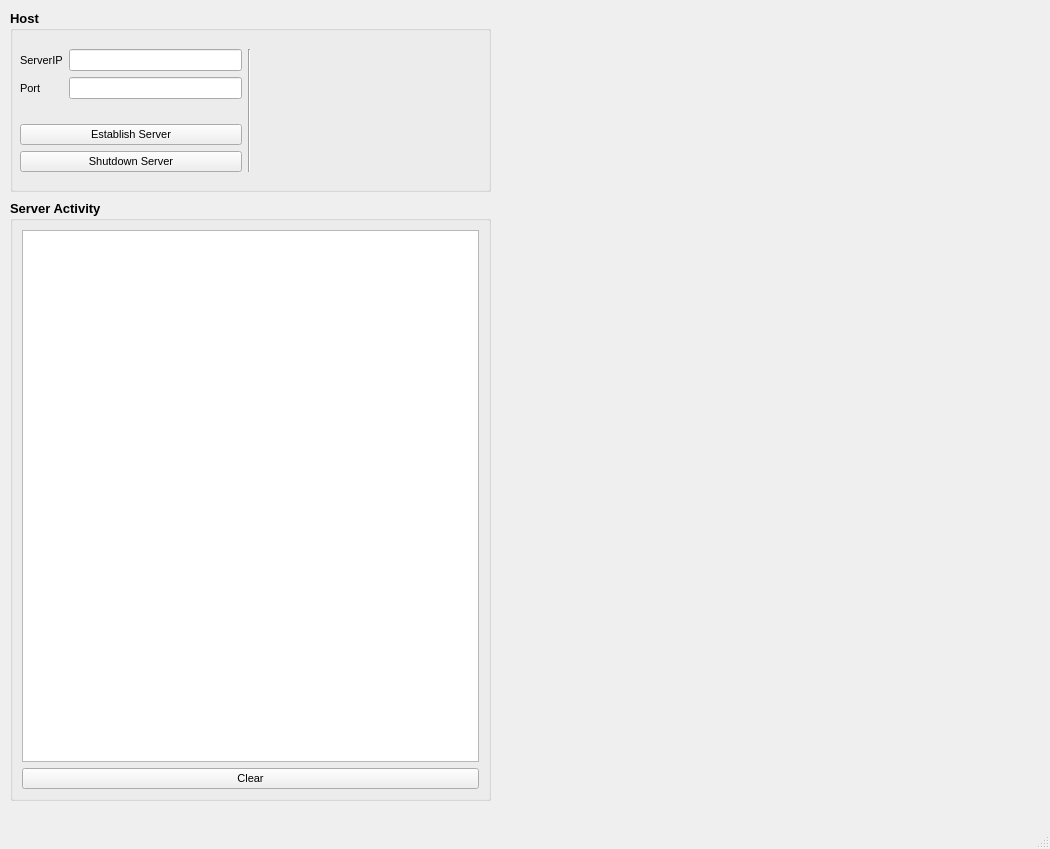
<?xml version="1.0" encoding="UTF-8"?>
<ui version="4.0">
 <class>MainWindow</class>
 <widget class="QMainWindow" name="MainWindow">
  <property name="geometry">
   <rect>
    <x>0</x>
    <y>0</y>
    <width>1050</width>
    <height>849</height>
   </rect>
  </property>
  <property name="windowTitle">
   <string>pyChat Server</string>
  </property>
  <property name="styleSheet">
   <string notr="true"/>
  </property>
  <property name="tabShape">
   <enum>QTabWidget::Rounded</enum>
  </property>
  <widget class="QWidget" name="centralwidget">
   <widget class="QGroupBox" name="host_groupBox">
    <property name="geometry">
     <rect>
      <x>10</x>
      <y>10</y>
      <width>481</width>
      <height>182</height>
     </rect>
    </property>
    <property name="font">
     <font>
      <pointsize>10</pointsize>
      <weight>75</weight>
      <italic>false</italic>
      <bold>true</bold>
     </font>
    </property>
    <property name="styleSheet">
     <string notr="true"/>
    </property>
    <property name="title">
     <string>Host</string>
    </property>
    <widget class="QWidget" name="layoutWidget">
     <property name="geometry">
      <rect>
       <x>10</x>
       <y>20</y>
       <width>231</width>
       <height>161</height>
      </rect>
     </property>
     <layout class="QGridLayout" name="gridLayout_4">
      <item row="0" column="0">
       <layout class="QGridLayout" name="gridLayout_2">
        <item row="1" column="0">
         <widget class="QLabel" name="port_label">
          <property name="font">
           <font>
            <pointsize>8</pointsize>
            <weight>50</weight>
            <italic>false</italic>
            <bold>false</bold>
           </font>
          </property>
          <property name="text">
           <string>Port</string>
          </property>
         </widget>
        </item>
        <item row="0" column="2">
         <widget class="QLineEdit" name="port_lineEdit">
          <property name="font">
           <font>
            <pointsize>8</pointsize>
            <weight>50</weight>
            <bold>false</bold>
           </font>
          </property>
         </widget>
        </item>
        <item row="0" column="0">
         <widget class="QLabel" name="serverIP_label">
          <property name="font">
           <font>
            <pointsize>8</pointsize>
            <weight>50</weight>
            <italic>false</italic>
            <bold>false</bold>
           </font>
          </property>
          <property name="text">
           <string>ServerIP</string>
          </property>
         </widget>
        </item>
        <item row="1" column="2">
         <widget class="QLineEdit" name="serverIP_lineEdit">
          <property name="font">
           <font>
            <pointsize>8</pointsize>
            <weight>50</weight>
            <bold>false</bold>
           </font>
          </property>
         </widget>
        </item>
       </layout>
      </item>
      <item row="0" column="1" rowspan="2">
       <widget class="Line" name="line">
        <property name="orientation">
         <enum>Qt::Vertical</enum>
        </property>
       </widget>
      </item>
      <item row="1" column="0">
       <layout class="QGridLayout" name="gridLayout_3">
        <item row="2" column="0">
         <widget class="QPushButton" name="shutdownServer_pushButton">
          <property name="font">
           <font>
            <pointsize>8</pointsize>
            <weight>50</weight>
            <italic>false</italic>
            <bold>false</bold>
           </font>
          </property>
          <property name="text">
           <string>Shutdown Server</string>
          </property>
         </widget>
        </item>
        <item row="1" column="0">
         <widget class="QPushButton" name="establishServer_pushButton">
          <property name="font">
           <font>
            <pointsize>8</pointsize>
            <weight>50</weight>
            <italic>false</italic>
            <bold>false</bold>
           </font>
          </property>
          <property name="text">
           <string>Establish Server</string>
          </property>
         </widget>
        </item>
       </layout>
      </item>
     </layout>
    </widget>
   </widget>
   <widget class="QGroupBox" name="serverLog_groupBox">
    <property name="geometry">
     <rect>
      <x>10</x>
      <y>200</y>
      <width>481</width>
      <height>601</height>
     </rect>
    </property>
    <property name="font">
     <font>
      <pointsize>10</pointsize>
      <weight>75</weight>
      <bold>true</bold>
     </font>
    </property>
    <property name="title">
     <string>Server Activity</string>
    </property>
    <layout class="QGridLayout" name="gridLayout">
     <item row="1" column="0">
      <widget class="QPushButton" name="clearLog_pushButton">
       <property name="font">
        <font>
         <pointsize>8</pointsize>
         <weight>50</weight>
         <bold>false</bold>
        </font>
       </property>
       <property name="text">
        <string>Clear</string>
       </property>
      </widget>
     </item>
     <item row="0" column="0">
      <widget class="QTextEdit" name="serverActivityLog_textEdit">
       <property name="font">
        <font>
         <pointsize>8</pointsize>
         <weight>50</weight>
         <bold>false</bold>
        </font>
       </property>
       <property name="verticalScrollBarPolicy">
        <enum>Qt::ScrollBarAsNeeded</enum>
       </property>
      </widget>
     </item>
    </layout>
   </widget>
  </widget>
  <widget class="QMenuBar" name="menubar">
   <property name="geometry">
    <rect>
     <x>0</x>
     <y>0</y>
     <width>1050</width>
     <height>21</height>
    </rect>
   </property>
  </widget>
  <widget class="QStatusBar" name="statusbar"/>
 </widget>
 <resources/>
 <connections/>
</ui>
